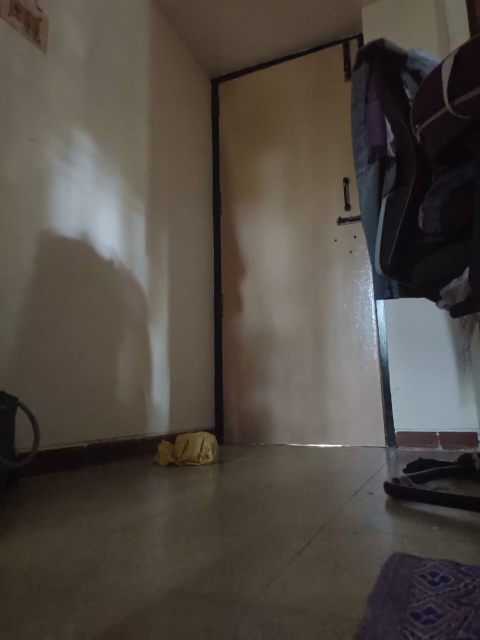
#> input picture imag1.jpg, 960 x 1280 px (shown at 1/2 size)
$ jupyter execute set1.ipynb   (older library calls are emulated)
#> lines starting #> are read from the running program, lines starting #| are printed output that depends on the picture
[cell 1]
import cv2
import numpy as np

# Load the two images
image1 = cv2.imread('imag1.jpg')
#> image1 is the input picture: shape (1280, 960, 3); mean B, G, R 66.4, 73.2, 80.1
image2 = cv2.imread('imag2.jpg')
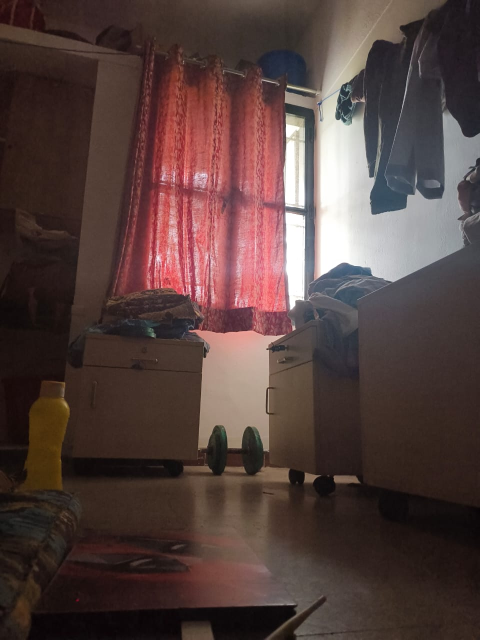
#> input picture imag2.jpg, 960 x 1280 px (shown at 1/2 size)
#> image2 is the input picture: shape (1280, 960, 3); mean B, G, R 61.6, 64.6, 84.5

# Ensure both images are the same size
if image1.shape != image2.shape:
    print("Error: Images must have the same dimensions.")
else:
    # Compute the absolute difference between the two images
    output_image = cv2.absdiff(image1, image2)
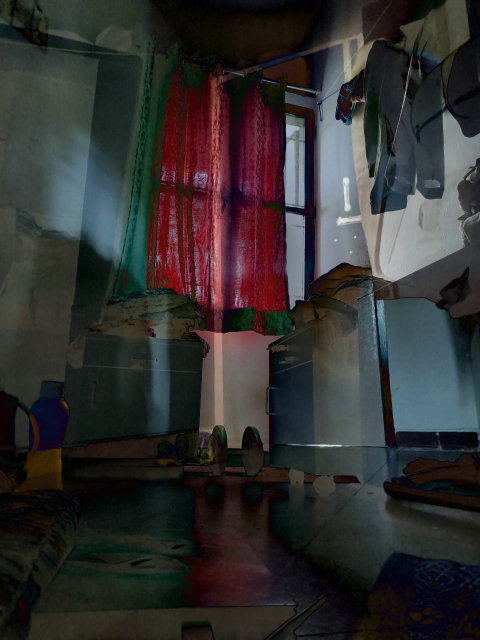
#> output_image: shape (1280, 960, 3) (shown at 1/2 size); mean B, G, R 47.7, 48.4, 50
    print(output_image)
#> (printed output is left out)

    # Display the output image
    cv2.imshow("Absolute Difference", output_image)

    # Wait until a key is pressed and close the windows
    cv2.waitKey(0)
    cv2.destroyAllWindows()

[cell 2]
import cv2
import numpy as np
from skimage.feature import hog
from skimage import exposure

# Load and preprocess the image to 64x128
image = cv2.imread('imag1.jpg', cv2.IMREAD_GRAYSCALE)
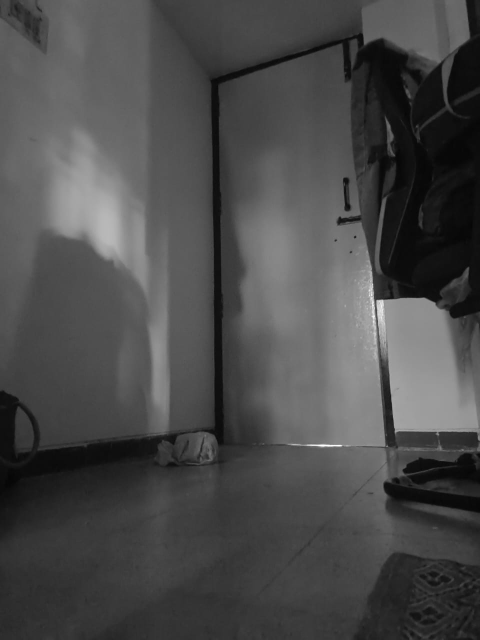
#> image: shape (1280, 960) (shown at 1/2 size); min 3, max 255, mean 74.5
image = cv2.resize(image, (64, 128))
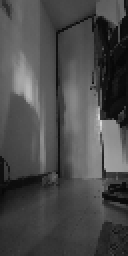
#> image: shape (128, 64) (shown 2 times larger); min 6, max 217, mean 74.6

# Step 2: Calculate Gradients (x and y directions)
gradient_x = cv2.Sobel(image, cv2.CV_64F, 1, 0, ksize=1)
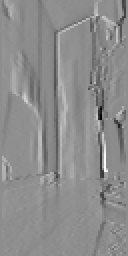
#> gradient_x: shape (128, 64) float64 (shown 2 times larger); min -166, max 133, mean -0.8; drawn with min black and max white
gradient_y = cv2.Sobel(image, cv2.CV_64F, 0, 1, ksize=1)
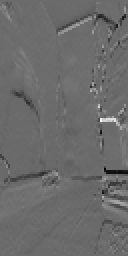
#> gradient_y: shape (128, 64) float64 (shown 2 times larger); min -121, max 165, mean -0.5; drawn with min black and max white

# Step 3: Calculate the Magnitude and Orientation
magnitude = np.sqrt(gradient_x**2 + gradient_y**2)
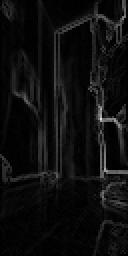
#> magnitude: shape (128, 64) float64 (shown 2 times larger); min 0, max 222.3, mean 14.2
orientation = np.arctan2(gradient_y, gradient_x) * (180 / np.pi) % 180  # Converting to degrees in [0, 180]
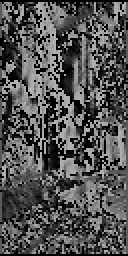
#> orientation: shape (128, 64) float64 (shown 2 times larger); min 0, max 179.4, mean 82.1

# Step 4 & 5: Calculate Histogram of Gradients in 8×8 cells and normalize in 16×16 cells
# Define HOG parameters
cell_size = (8, 8)    # Each cell is 8x8 pixels
block_size = (2, 2)   # Each block contains 2x2 cells (16x16 pixels)
nbins = 9             # Number of orientation bins

# Compute HOG features
hog_features, hog_image = hog(image,
                              orientations=nbins,
                              pixels_per_cell=cell_size,
                              cells_per_block=block_size,
                              block_norm='L2-Hys',
                              visualize=True,
                              transform_sqrt=True)
#> hog_features = 3780 values, max 0.469 at index 2061, min 0 at index 66, mean 0.121

print(hog_features)
#> (printed output is left out)

# Step 6: Display HOG features for the complete image
hog_image_rescaled = exposure.rescale_intensity(hog_image, in_range=(0, 10))
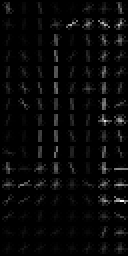
#> hog_image_rescaled: shape (128, 64) float64 (shown 2 times larger); min 0, max 0.266, mean 0.00887; drawn with min black and max white

# Show original and HOG images
cv2.imshow("Original Image", image)
cv2.imshow("HOG Features", hog_image_rescaled)
cv2.waitKey(0)
cv2.destroyAllWindows()
